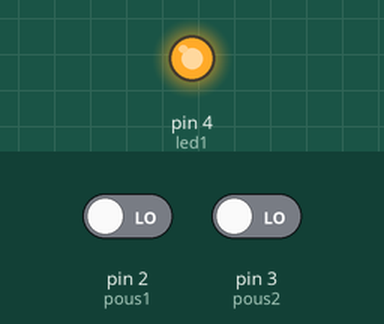
This sketch was run on a simulated Arduino Uno, built with avr-gcc and run on an emulated ATmega328P. On the bench: output pins drawn as LEDs (lit = HIGH). Inputs (shaded band) come from the test bench; at power-on: pin 2 (pous1) LOW, pin 3 (pous2) LOW.

Above: at 1.2 s.
1.3 s: pin 2 (pous1) driven HIGH
4.3 s: pin 3 (pous2) driven HIGH
At 5.7 s:
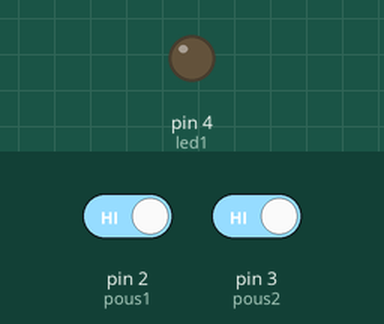
6.6 s: pin 3 (pous2) driven LOW
At 7.6 s:
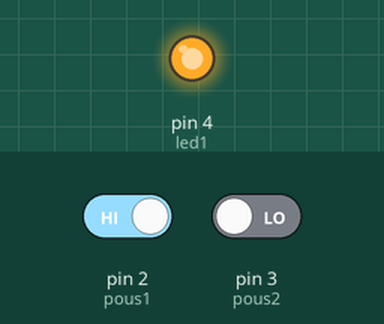
9.6 s: pin 2 (pous1) driven LOW
Timing chart, 0 to 12.6 s (numbered marks = the images above; inputs shaded):
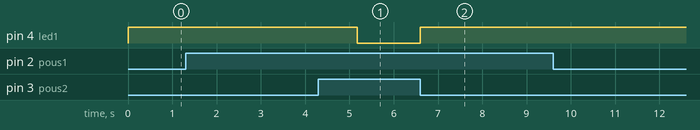

Measured:
- after the input at 4.3 s, pin 4 (led1): HIGH → LOW after 0.88 s
- after the input at 6.6 s, pin 4 (led1): LOW → HIGH at once

The sketch:

BottleFill.ino
```cpp
#define led1 4
#define pous1 2
#define pous2 3
#define led1On PORTD |= 1<<led1
#define led1Off PORTD &=~ 1<<led1
#define pous1Pressed !(PIND & 1<<pous1)
#define pous2Pressed !(PIND & 1<<pous2)

unsigned long count;
unsigned long time;
byte pressed = 0;
byte alreadypressed = 0;

void setup() {
  // put your setup code here, to run once:
  DDRD = 0b00010000;
  PORTD =0b00001100;
}

void loop() {
  // put your main code here, to run repeatedly:s
  if(alreadypressed && pous1Pressed) { time = 0; }
  while(pous1Pressed){ time++; led1On; delay(1); alreadypressed = 1; }
  led1Off;
  if(pous2Pressed) {  led1On; delay(time); led1Off; }

}
```
